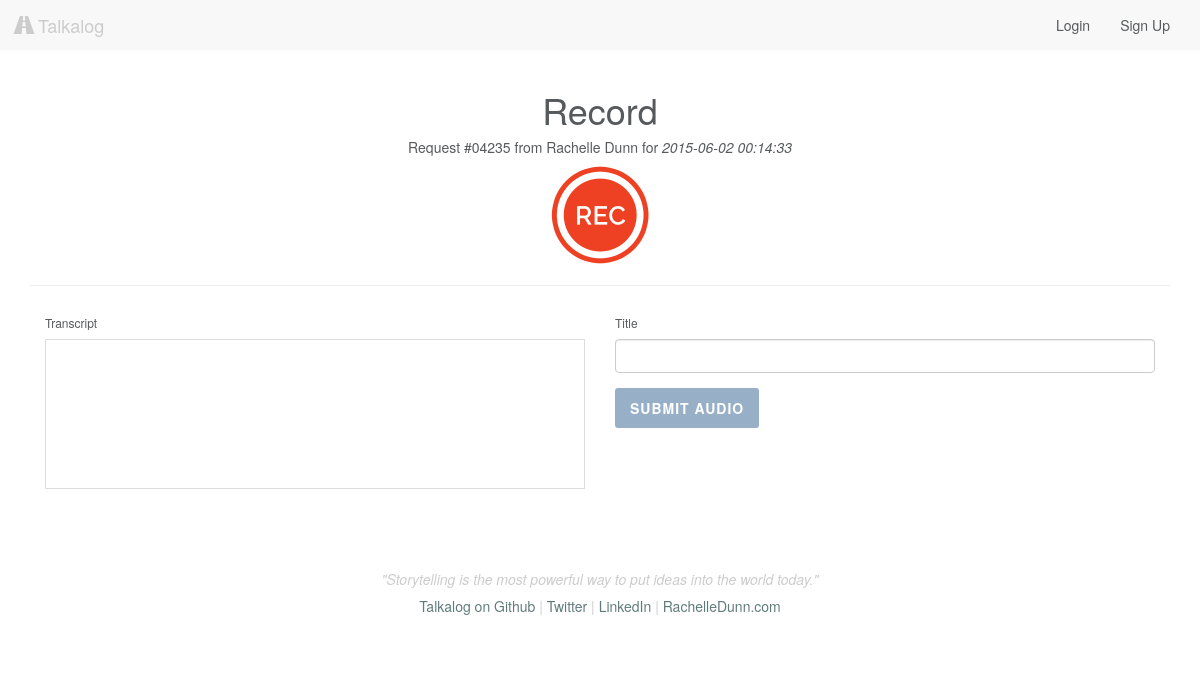
The page /request/04235 on the database its author committed.
### model.py (models this page shows, shortened)
class RequestID(db.Model):
    __tablename__ = "Requests"
    id = db.Column(db.String, primary_key=True)
    user_id = db.Column(db.Integer, db.ForeignKey('Users.id'), nullable=False)
    upload_id = db.Column(db.Integer, db.ForeignKey('Uploads.id'), nullable=False)
    call_sid = db.Column(db.String)
    user = db.relationship("User", backref=db.backref("requestids", order_by=id))
    upload = db.relationship("Upload", backref=db.backref("requestids", order_by=id))

class User(db.Model):
    __tablename__ = "Users"
    id = db.Column(db.Integer, autoincrement=True, primary_key=True)
    email = db.Column(db.String(100), nullable=False)
    password = db.Column(db.String(50), nullable=False)
    first_name = db.Column(db.String(50), nullable=False)
    last_name = db.Column(db.String(50), nullable=False)
    tel = db.Column(db.String, nullable=False)

class Upload(db.Model):
    __tablename__ = "Uploads"
    id = db.Column(db.Integer, autoincrement=True, primary_key=True)
    user_id = db.Column(db.Integer, db.ForeignKey('Users.id'), nullable=False)
    title = db.Column(db.String, nullable=False, default=db.func.now())
    path = db.Column(db.String(50))
    mimetype = db.Column(db.String(50), default='wav') # wav, jpg, mp3
    datetime = db.Column(db.DateTime, default=db.func.now(), onupdate=db.func.now()) # set datetime to current timestamp
    transcript = db.Column(db.Text)
    user = db.relationship("User", backref=db.backref("uploads", order_by=id))

### server.py (the view)
@app.route('/request/<string:id>', methods=['GET', 'POST'])
def requested_audio_page(id):
	"""Record audio via request URL. Capture audio blob and save to S3, transcript, and title."""
	requested_obj = RequestID.query.get(id)
	assoc_upload = Upload.query.get(requested_obj.upload_id)
	if request.method == 'POST':
		file = request.files['file']
		title = request.form.get('title')
		transcript = request.form.get('transcript')
		if file:
			filename = str_generator(30) + '.wav'
			assoc_upload.title = title
			assoc_upload.path = filename
			assoc_upload.transcript = transcript
			db.session.commit()
			print 'Committed new recording %s' % filename
			k = b.new_key(filename)
			k.set_contents_from_file(file)
		return render_template("thanks.html")
	else:
		return render_template("request_page.html", requested_obj=requested_obj)

### templates/request_page.html (shortened to what this page needs)
{% extends 'base.html' %}
{% block content %}
    <div class="row text-center">
        <h1>Record</h1>
        <h5>Request #<span id="request-id">{{ requested_obj.id }}</span> from {{ requested_obj.user.first_name }} {{ requested_obj.user.last_name }} for <em>{{ requested_obj.upload.title }}</em></h5>
        <div id="start_button"><img src="/static/img/record.png" alt="Record" width="100" height="100"></div>
    </div>
    <hr>
    <div class="row">
        <div class="col-sm-6">
            <h6>Transcript</h6>
            <div id="results">
            </div>
        </div>
        <div class="col-sm-6">
            <div class="upload-info">
                <h6>Title</h6>
                <div class="form-group">
                    <input type="text" name="title" class="form-control" id="recording-title" placeholder="">
                </div>
                <input type="submit" value="Submit Audio" id="submit-audio" class="button">
            </div>
        </div>
    </div>
{% endblock %}

### static/css/style.css (style rules this page uses)
body { background-color: #ffffff; color: #565a5c; }
.h1, .h2, .h3, .h4, .h5, h1, h2, h3, h4, h5 { font-weight: 200; }
.button { background: #6186aa; color: #fff; box-shadow: 0 6px #405972; border: none; font-family: inherit; font-size: inherit; cursor: pointer; padding: 10px 15px; display: inline-block; text-transform: uppercase; letter-spacing: 1px; font-weight: 700; outline: none; position: relative; border-radius: 3px; -webkit-transition: none; -moz-transition: none; transition: none; }
.button:after { content: ''; position: absolute; z-index: -1; -webkit-transition: all 0.3s; -moz-transition: all 0.3s; transition: all 0.3s; }
.button.disabled, .button[disabled], fieldset[disabled] .button { pointer-events: none; cursor: not-allowed; filter: alpha(opacity=65); -webkit-box-shadow: none; box-shadow: none; opacity: .65; }
.row { margin-left: auto; margin-right: auto; }
#results { font-size: 14px; font-weight: bold; border: 1px solid #ddd; padding: 15px; text-align: left; min-height: 150px; }
#start_button, #stop_button { cursor: pointer; }

### rows shown on the page
RequestID: id "04235"
User: user.first_name "Rachelle", user.last_name "Dunn"
Upload: upload "2015-06-02 00:14:33"
